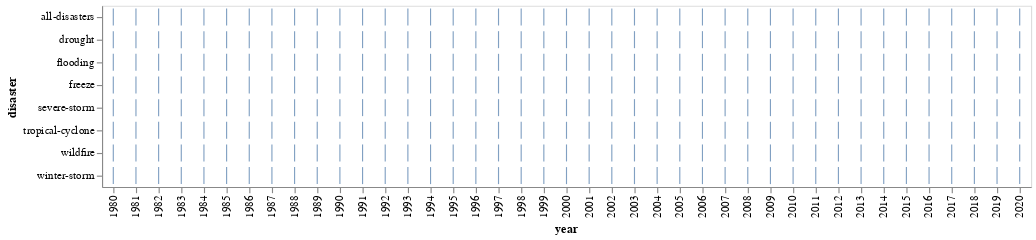

Notebook code for this chart:
### Markdown cell above
Finally, let's see if we have data on all years for all individual disasters

### Code cell
alt.Chart(usa_data).mark_tick().encode(
    x = alt.X('year:N'),
    y = alt.Y('disaster')
)

### Figure 1 — Vega-Lite specification as saved in the notebook (floating-point values rounded to 4 significant figures; data arrays with more than 128 entries replaced by an {"elided": "..."} marker saying what was removed)
{"config": {"view": {"continuousWidth": 400, "continuousHeight": 300}}, "data": {"name": "data-b85a1c35f31f830c5fab0edd8a9f0192"}, "mark": "tick", "encoding": {"x": {"type": "nominal", "field": "year"}, "y": {"type": "nominal", "field": "disaster"}}, "$schema": "https://vega.github.io/schema/vega-lite/v4.8.1.json", "datasets": {"data-b85a1c35f31f830c5fab0edd8a9f0192": {"elided": "328 records"}}}
